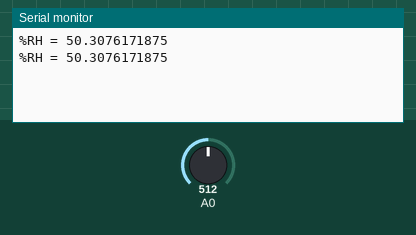
Simulated run of this sketch. Board: Arduino Uno, built with avr-gcc and run on an emulated ATmega328P. On the bench: the last lines printed to the serial monitor. The inputs (shaded band) are chosen by the test bench; at power-on: A0 = 512.

Above: at 1.8 s.
1.9 s: A0 set to 716
At 2.8 s:
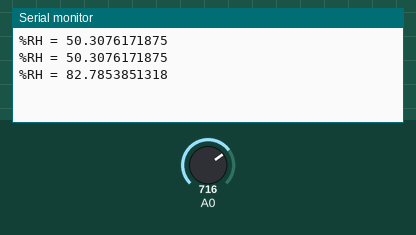
3.4 s: A0 set to 900
At 4.8 s:
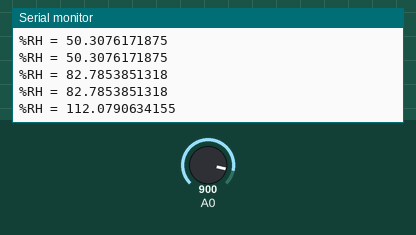
Timing chart, 0 to 6.4 s (numbered marks = the images above; inputs shaded):
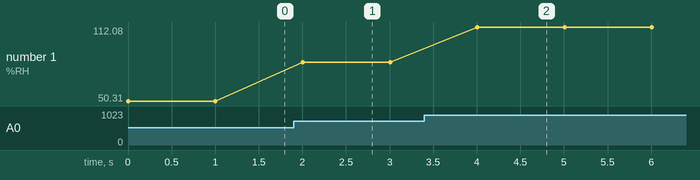

The sketch:

Code_Without_Library.ino
```cpp
    // Simple sketch to demonstrate the HIH-4030 Humidity Sensor from SparkFun
// Outputs %RH based on voltage coming from sensor
// Written 01/28/11

float adcValue = 0;
float voltage = 0;
float percentRH = 0;

void setup()
{
  Serial.begin(9600);
}

void loop()
{
  adcValue = analogRead(0); // Read voltage coming from sensor (adcValue will be between 0-1023)
  voltage = (adcValue/1023.0)*5.0; // Translate ADC value into a voltage value
  percentRH = (voltage-0.958)/0.0307; // Translate voltage into percent relative humidity
  
  // Print value
  Serial.print("%RH = ");
  Serial.println(percentRH,DEC);
  
  // Delay for one second
  delay(1000);
}
```

Measured:
- after the input at 1.9 s, the serial monitor: prints a new line after 0.10 s (image 1)
- after the input at 3.4 s, the serial monitor: prints a new line after 0.61 s (image 2)
- plotted number 1: 50.31 → 82.79 after the input at 1.9 s, 82.79 → 112.08 after the input at 3.4 s
